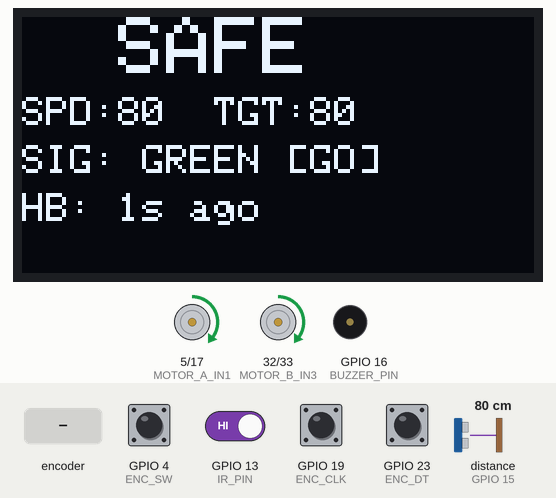
Bench run of a sketch on a simulated ESP32. Parts: 128×64 one-colour display, motor-driver pin pairs drawn as motors (green arrow = first pin HIGH = forward, orange = second pin HIGH = backward, longer = more drive, scaled by the enable pin), buzzer (waves = sounding, pin HIGH). The inputs (shaded band) are chosen by the test bench; at power-on: GPIO 4 (ENC_SW), GPIO 13 (IR_PIN), GPIO 19 (ENC_CLK), GPIO 23 (ENC_DT) HIGH, distance to the obstacle (sensor on GPIO 15) 80 cm. The echo pulse lasts 58.3 µs per cm; WiFi joins after 1.5 s; servers stay silent unless stated; no MQTT or app messages arrive unless stated; what the sketch prints to the serial monitor is not drawn.

Above: at 3.2 s.
3.3 s: rotary encoder on GPIO 19 (ENC_CLK) / GPIO 23 (ENC_DT) turned 2 steps (second pin leading)
At 4.4 s:
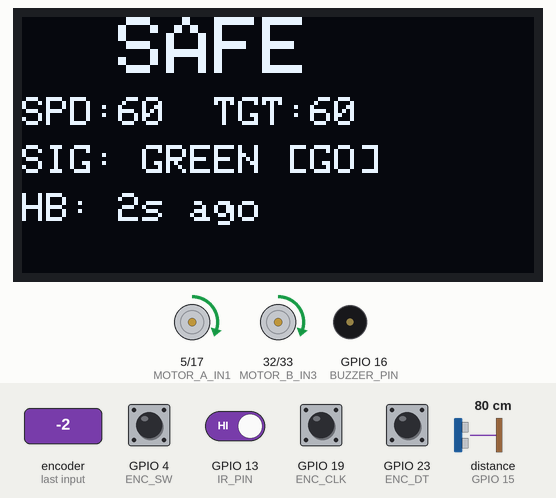
6.7 s: distance to the obstacle (sensor on GPIO 15) set to 16 cm
9.1 s: distance to the obstacle (sensor on GPIO 15) set to 13 cm
At 11.9 s:
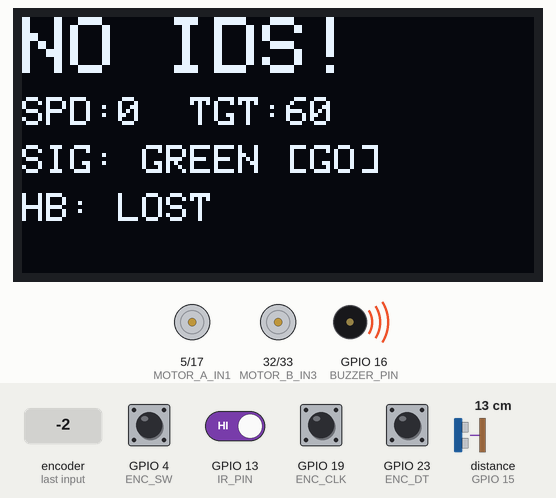
12.1 s: rotary encoder on GPIO 19 (ENC_CLK) / GPIO 23 (ENC_DT) turned 3 steps (first pin leading)
At 13.3 s:
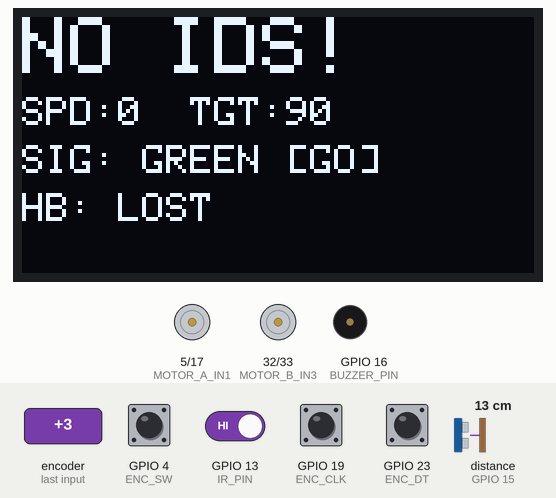
Timing chart, 0 to 15.1 s (numbered marks = the images above; inputs shaded):
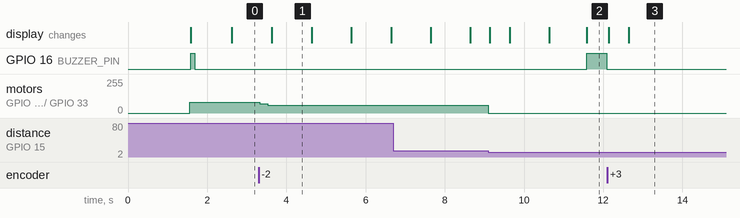

Measured:
- the behaviour switches between 15 and 14 cm on distance to the obstacle (sensor on GPIO 15) (found by bisection; images 1 and 2)
- after the input at 3.3 s, motor on GPIO 5 (MOTOR_A_IN1) / GPIO 17 (MOTOR_A_IN2), motor on GPIO 32 (MOTOR_B_IN3) / GPIO 33 (MOTOR_B_IN4): forward 80/255 → forward 70/255 at once, → forward 60/255 0.20 s later
- after the input at 9.1 s, motor on GPIO 5 (MOTOR_A_IN1) / GPIO 17 (MOTOR_A_IN2), motor on GPIO 32 (MOTOR_B_IN3) / GPIO 33 (MOTOR_B_IN4): forward 60/255 → stopped after 0.00 s instead of 2.5 s
- after the input at 12.1 s, the display: first changes at once (image 3 shows a later state)

The sketch:

car_esp32.ino
```cpp
/*
 * Car IDS — ESP32 Car Firmware
 * Publishes: car/speed, car/gps, car/ir, car/status
 * Subscribes: car/command, traffic/signal, car/route, ids/heartbeat
 */

#include <WiFi.h>
#include <PubSubClient.h>
#include <ArduinoJson.h>
#include <NewPing.h>
#include <Wire.h>
#include <Adafruit_SSD1306.h>

// ── WiFi + MQTT Config ───────────────────────────────────────
const char* WIFI_SSID   = "ACT-ai_102797406186";   // or your 2.4GHz SSID
const char* WIFI_PASS   = "20970154";     // ← your actual password
const char* MQTT_BROKER = "192.168.0.9";            // ← your laptop's IP
const int   MQTT_PORT   = 1883;

// ── Motor Pins ───────────────────────────────────────────────
#define MOTOR_A_IN1  5
#define MOTOR_A_IN2  17
#define MOTOR_B_IN3  32
#define MOTOR_B_IN4  33
#define MOTOR_A_EN   25
#define MOTOR_B_EN   18
#define PWM_FREQ     1000
#define PWM_RES      8

// ── IR Receiver (TX-RX obstacle module) ──────────────────────
#define IR_PIN 13

// ── Ultrasonic ───────────────────────────────────────────────
#define TRIG_PIN     14
#define ECHO_PIN     15
#define MAX_DIST_CM  200
NewPing sonar(TRIG_PIN, ECHO_PIN, MAX_DIST_CM);

// ── OLED Display ─────────────────────────────────────────────
#define SCREEN_W 128
#define SCREEN_H 64
Adafruit_SSD1306 display(SCREEN_W, SCREEN_H, &Wire, -1);
bool oledAvailable = false;

// ── Buzzer ───────────────────────────────────────────────────
#define BUZZER_PIN 16

// ── Rotary Encoder ───────────────────────────────────────────
#define ENC_CLK 19
#define ENC_DT  23
#define ENC_SW   4

// ── State Variables ──────────────────────────────────────────
int  currentPwm      = 0;
int  lastSafePwm     = 80;
bool mqttTrafficRed  = false;
volatile bool irSignalDetected = false;
bool intrusionState  = false;
unsigned long lastHeartbeat = 0;
bool idsOnline       = false;

// Encoder state
volatile int  encoderTarget  = 80;   // speed set by knob (0–200)
volatile bool encoderChanged = false;
volatile bool encBtnPressed  = false;
volatile int  lastClkState   = HIGH;

// GPS route — received from IDS via MQTT, fallback to defaults
float gpsRoute[10][2] = {
  {12.9716f, 77.5946f},
  {12.9720f, 77.5950f},
  {12.9724f, 77.5954f},
  {12.9728f, 77.5958f},
  {12.9732f, 77.5962f}
};
int gpsRouteLen   = 5;
int gpsIndex      = 0;
bool routeReceived = false;

// Timing
unsigned long lastSpeedPub      = 0;
unsigned long lastGpsPub        = 0;
unsigned long lastStatusPub     = 0;
unsigned long lastIrPub         = 0;
unsigned long lastOledUpd       = 0;
unsigned long lastReconnectAt   = 0;   // non-blocking MQTT reconnect
unsigned long obstacleStopAt    = 0;   // non-blocking obstacle pause
bool          obstacleActive    = false;
unsigned long buzzerOffAt       = 0;   // non-blocking buzzer
bool          buzzerOn          = false;

WiFiClient   wifiClient;
PubSubClient mqtt(wifiClient);

// ── Motor Control ────────────────────────────────────────────
void setSpeed(int pwm) {
  pwm = constrain(pwm, 0, 255);
  currentPwm = pwm;
  if (pwm == 0) {
    digitalWrite(MOTOR_A_IN1, LOW);
    digitalWrite(MOTOR_A_IN2, LOW);
    digitalWrite(MOTOR_B_IN3, LOW);
    digitalWrite(MOTOR_B_IN4, LOW);
  } else {
    digitalWrite(MOTOR_A_IN1, HIGH);
    digitalWrite(MOTOR_A_IN2, LOW);
    digitalWrite(MOTOR_B_IN3, HIGH);
    digitalWrite(MOTOR_B_IN4, LOW);
  }
  ledcWrite(MOTOR_A_EN, pwm);
  ledcWrite(MOTOR_B_EN, pwm);
}

// ── IR Interrupt ─────────────────────────────────────────────
void IRAM_ATTR onIrChange() {
  irSignalDetected = (digitalRead(IR_PIN) == LOW);
}

// ── Rotary Encoder Interrupts ─────────────────────────────────
void IRAM_ATTR onEncoderChange() {
  int clk = digitalRead(ENC_CLK);
  if (clk == LOW && lastClkState == HIGH) {
    if (digitalRead(ENC_DT) == HIGH) {
      encoderTarget = min(encoderTarget + 10, 200);  // CW → faster
    } else {
      encoderTarget = max(encoderTarget - 10, 0);    // CCW → slower
    }
    encoderChanged = true;
  }
  lastClkState = clk;
}

void IRAM_ATTR onEncButton() {
  encBtnPressed = true;   // press knob → emergency stop / resume
}

// ── OLED Continuous Update ────────────────────────────────────
void updateOledContinuous() {
  if (!oledAvailable) return;
  display.clearDisplay();
  display.setTextColor(SSD1306_WHITE);

  // Row 1: STATUS (large)
  display.setTextSize(2);
  display.setCursor(0, 0);
  if (!idsOnline) {
    display.println("NO IDS!");
  } else if (intrusionState) {
    display.println("INTRUSION");
  } else {
    display.println("  SAFE");
  }

  // Row 2: Speed bar
  display.setTextSize(1);
  display.setCursor(0, 20);
  display.print("SPD:");
  display.print(currentPwm);
  display.print("  TGT:");
  display.println(encoderTarget);

  // Row 3: Signal
  display.setCursor(0, 32);
  display.print("SIG: ");
  display.println(mqttTrafficRed ? "RED  [STOP]" : "GREEN [GO] ");

  // Row 4: IDS heartbeat age
  display.setCursor(0, 44);
  if (idsOnline) {
    unsigned long age = (millis() - lastHeartbeat) / 1000;
    display.print("HB: ");
    display.print(age);
    display.println("s ago");
  } else {
    display.println("HB: LOST");
  }

  display.display();
}

// ── OLED Alert (called on events) ────────────────────────────
void updateOled(bool intrusion) {
  // delegate to continuous update — keeps display consistent
  (void)intrusion;
  updateOledContinuous();
}

// ── Buzzer Alert (non-blocking) ───────────────────────────────
void buzzAlert(int duration_ms) {
  digitalWrite(BUZZER_PIN, HIGH);
  buzzerOffAt = millis() + duration_ms;
  buzzerOn    = true;
}

// ── Publish Functions ────────────────────────────────────────
void publishSpeed() {
  char buf[32];
  snprintf(buf, sizeof(buf), "{\"pwm\":%d}", currentPwm);
  mqtt.publish("car/speed", buf);
}

void publishGps() {
  char buf[80];
  snprintf(buf, sizeof(buf), "{\"lat\":%.6f,\"lon\":%.6f,\"idx\":%d}",
           gpsRoute[gpsIndex][0], gpsRoute[gpsIndex][1], gpsIndex);
  mqtt.publish("car/gps", buf);
  gpsIndex = (gpsIndex + 1) % gpsRouteLen;
}

// ── MQTT Callback ────────────────────────────────────────────
void mqttCallback(char* topic, byte* payload, unsigned int length) {
  StaticJsonDocument<256> doc;
  DeserializationError err = deserializeJson(doc, payload, length);
  if (err) return;

  String t = String(topic);

  if (t == "traffic/signal") {
    const char* state = doc["state"];
    if (state) {
      mqttTrafficRed = (strcmp(state, "RED") == 0);
    }
  }

  else if (t == "car/command") {
    const char* action = doc["action"];
    if (action && strcmp(action, "set_speed") == 0) {
      int val = doc["value"] | 0;
      setSpeed(constrain(val, 0, 255));
      intrusionState = true;
      updateOled(true);
      buzzAlert(300);
    }
  }

  else if (t == "car/route") {
    JsonArray waypoints = doc["waypoints"];
    if (waypoints && waypoints.size() > 0 && waypoints.size() <= 10) {
      gpsRouteLen = waypoints.size();
      for (int i = 0; i < gpsRouteLen; i++) {
        gpsRoute[i][0] = waypoints[i]["lat"];
        gpsRoute[i][1] = waypoints[i]["lon"];
      }
      gpsIndex = 0;
      routeReceived = true;
      Serial.println("Route received from IDS");
    }
  }

  else if (t == "ids/heartbeat") {
    lastHeartbeat = millis();
    idsOnline = true;
  }
}

// ── MQTT Reconnect (non-blocking, retries every 5s) ──────────
void reconnectMqtt() {
  unsigned long now = millis();
  if (now - lastReconnectAt < 5000) return;   // don't hammer the broker
  lastReconnectAt = now;

  Serial.print("MQTT connecting...");
  if (mqtt.connect("car_esp32")) {
    mqtt.subscribe("traffic/signal");
    mqtt.subscribe("car/command");
    mqtt.subscribe("car/route");
    mqtt.subscribe("ids/heartbeat");
    Serial.println(" connected + subscribed");
  } else {
    Serial.print(" failed, rc=");
    Serial.println(mqtt.state());
  }
}

// ── Setup ────────────────────────────────────────────────────
void setup() {
  Serial.begin(115200);

  // Motor setup
  pinMode(MOTOR_A_IN1, OUTPUT);
  pinMode(MOTOR_A_IN2, OUTPUT);
  pinMode(MOTOR_B_IN3, OUTPUT);
  pinMode(MOTOR_B_IN4, OUTPUT);
  ledcAttach(MOTOR_A_EN, PWM_FREQ, PWM_RES);
  ledcAttach(MOTOR_B_EN, PWM_FREQ, PWM_RES);

  // IR receiver
  pinMode(IR_PIN, INPUT_PULLUP);
  attachInterrupt(digitalPinToInterrupt(IR_PIN), onIrChange, CHANGE);

  // Rotary encoder
  pinMode(ENC_CLK, INPUT_PULLUP);
  pinMode(ENC_DT,  INPUT_PULLUP);
  pinMode(ENC_SW,  INPUT_PULLUP);
  lastClkState = digitalRead(ENC_CLK);
  attachInterrupt(digitalPinToInterrupt(ENC_CLK), onEncoderChange, CHANGE);
  attachInterrupt(digitalPinToInterrupt(ENC_SW),  onEncButton,     FALLING);

  // Buzzer
  pinMode(BUZZER_PIN, OUTPUT);
  digitalWrite(BUZZER_PIN, LOW);

  // OLED
  if (display.begin(SSD1306_SWITCHCAPVCC, 0x3C)) {
    oledAvailable = true;
    display.clearDisplay();
    display.setTextSize(1);
    display.setTextColor(SSD1306_WHITE);
    display.setCursor(10, 20);
    display.println("Car IDS Booting...");
    display.display();
  } else {
    Serial.println("OLED not found — continuing without display");
  }

  // WiFi
  WiFi.begin(WIFI_SSID, WIFI_PASS);
  Serial.print("WiFi connecting");
  while (WiFi.status() != WL_CONNECTED) {
    delay(500);
    Serial.print(".");
  }
  Serial.println("\nWiFi connected: " + WiFi.localIP().toString());

  // MQTT
  mqtt.setServer(MQTT_BROKER, MQTT_PORT);
  mqtt.setCallback(mqttCallback);
  mqtt.setBufferSize(512);
  mqtt.setKeepAlive(60);        // 60s keepalive — tolerates brief loop delays
  mqtt.setSocketTimeout(10);    // 10s socket timeout
  reconnectMqtt();

  // Start moving
  setSpeed(80);
  lastHeartbeat = millis();
  idsOnline = true;

  if (oledAvailable) {
    updateOled(false);
  }

  buzzAlert(100);
  Serial.println("Car IDS firmware ready");
}

// ── Loop ─────────────────────────────────────────────────────
void loop() {
  mqtt.loop();                              // keep connection alive first
  if (!mqtt.connected()) reconnectMqtt();  // non-blocking retry every 5s

  unsigned long now = millis();

  // ── Buzzer tick (non-blocking) ──
  if (buzzerOn && now >= buzzerOffAt) {
    digitalWrite(BUZZER_PIN, LOW);
    buzzerOn = false;
  }

  // ── Heartbeat watchdog: if no IDS heartbeat for 10s, force stop ──
  if (idsOnline && (now - lastHeartbeat > 10000)) {
    idsOnline = false;
    setSpeed(0);                  // ← force full stop
    updateOledContinuous();
    buzzAlert(500);
    Serial.println("WARNING: IDS heartbeat lost — STOPPED");
  }

  // ── Ultrasonic emergency stop (non-blocking) ──
  if (!obstacleActive) {
    int dist = sonar.ping_cm();
    if (dist > 0 && dist < 15) {
      setSpeed(0);
      char statusBuf[64];
      snprintf(statusBuf, sizeof(statusBuf), "{\"event\":\"obstacle\",\"dist_cm\":%d}", dist);
      mqtt.publish("car/status", statusBuf);
      obstacleActive = true;
      obstacleStopAt = now + 1500;   // resume after 1.5s (non-blocking)
    }
  } else if (now >= obstacleStopAt) {
    obstacleActive = false;
    if (!mqttTrafficRed && idsOnline) setSpeed(lastSafePwm);
  }

  // ── Rotary encoder: adjust target speed ──
  if (encoderChanged) {
    encoderChanged = false;
    lastSafePwm = encoderTarget;
    if (idsOnline && !mqttTrafficRed && currentPwm > 0) {
      setSpeed(encoderTarget);
    }
    Serial.print("Encoder target: "); Serial.println(encoderTarget);
  }

  // ── Encoder button: toggle stop / resume ──
  if (encBtnPressed) {
    encBtnPressed = false;
    if (currentPwm > 0) {
      setSpeed(0);
      Serial.println("Encoder btn: STOP");
    } else if (idsOnline && !mqttTrafficRed) {
      setSpeed(encoderTarget);
      Serial.println("Encoder btn: RESUME");
    }
  }

  // ── Traffic signal: stop if MQTT says RED ──
  if (mqttTrafficRed) {
    setSpeed(0);
  } else if (currentPwm == 0 && !mqttTrafficRed && idsOnline && !obstacleActive) {
    setSpeed(lastSafePwm);
  }

  // ── Continuous OLED refresh every 500ms ──
  if (now - lastOledUpd >= 500) {
    lastOledUpd = now;
    updateOledContinuous();
  }

  // ── Publish traffic state every 1s ──
  if (now - lastIrPub >= 1000) {
    lastIrPub = now;
    char irBuf[64];
    snprintf(irBuf, sizeof(irBuf),
      "{\"ir_red\":%s,\"mqtt_red\":%s,\"mismatch\":false}",
      mqttTrafficRed ? "true" : "false",
      mqttTrafficRed ? "true" : "false");
    mqtt.publish("car/ir", irBuf);
  }

  // ── Publish speed every 200ms ──
  if (now - lastSpeedPub >= 200) {
    lastSpeedPub = now;
    publishSpeed();
    if (currentPwm > 20) lastSafePwm = currentPwm;
  }

  // ── Publish GPS every 5s ──
  if (now - lastGpsPub >= 5000) {
    lastGpsPub = now;
    publishGps();
  }

  // ── Publish status heartbeat every 2s ──
  if (now - lastStatusPub >= 2000) {
    lastStatusPub = now;
    mqtt.publish("car/status", "{\"status\":\"alive\"}");

    // Reset intrusion state after 10s of no new alerts
    if (intrusionState && (now - lastHeartbeat < 10000)) {
      intrusionState = false;
      updateOled(false);
    }
  }
}
```
